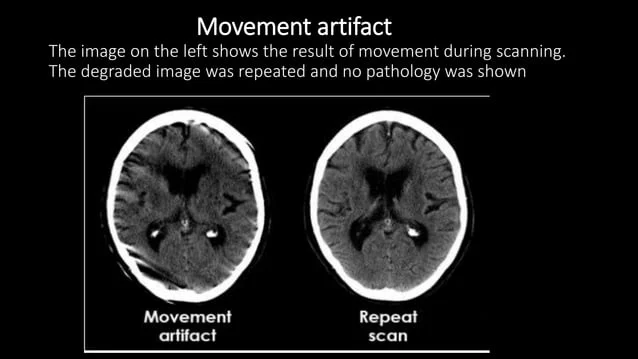
#> input picture research/ct-artifact-34-638.png, 638 x 359 px, found by its file name
$ jupyter execute --allow-errors Pre_Processing.ipynb
#> lines starting #> are read from the running program, lines starting #| are printed output that depends on the picture; after the words box and inside, x2 and y2 are one past the last pixel; in counts of white or black regions, pixels touching at a corner belong together
[cell 1]
# !pip install tensorflow -q

[cell 2]
# !pip install matplotlib -q

[cell 3]
# !pip install pandas -q

[cell 4]
import os
os.environ["TF_CPP_MIN_LOG_LEVEL"] = "2"
import tensorflow as tf
from tensorflow import keras
from tensorflow.keras import layers
from tensorflow.keras.preprocessing.image import ImageDataGenerator

[cell 5]
import matplotlib.pyplot as plt

### Loading the Dataset

[cell 6]
# Define your parameters here
batch_size = 32
img_height = 256
img_width = 256

# Use the correct local or mounted path
directory_train = 'C:/Users/admin/Desktop/Project/Dataset/Training'

#> (the rest of this cell did not finish here and is left out)

[cell 7]
# Define your parameters here
batch_size = 32
img_height = 256
img_width = 256

# Use the correct local or mounted path
directory_test = 'C:/Users/admin/Desktop/Project/Dataset/Testing'

#> (the rest of this cell did not finish here and is left out)

[cell 8]
import matplotlib.pyplot as plt

# [16 lines left out: function show_batch, not called in this run]

#> (a cell that did not finish here is left out)

[cell 10]
import os

def count_images_in_each_label(directory):
    # Initialize a dictionary to hold the count of images per label
    label_counts = {}

    # List all items in the directory
    for label in os.listdir(directory):
        # Construct the path to the label's directory
        label_dir = os.path.join(directory, label)

        # Check if the path is indeed a directory
        if os.path.isdir(label_dir):
            # Count the number of image files in the directory
            num_images = len([name for name in os.listdir(label_dir) if os.path.isfile(os.path.join(label_dir, name))])
            label_counts[label] = num_images

    return label_counts

# Use the correct local or mounted path
directory_test = 'C:/Users/admin/Desktop/Project/Dataset/Training'

# Get the count of images in each label
#> (the rest of this cell did not finish here and is left out)

#> (a cell that did not finish here is left out)

### Getting dataset to a dataframe

[cell 12]
import os
import pandas as pd

def dataset_directory_to_dataframe(directory):
    """
    Converts a dataset directory into a DataFrame containing file paths and class labels.

    Args:
    - directory: Path to the dataset directory. Assumes subdirectories represent class names.

    Returns:
    - df: A DataFrame with columns 'ClassPath' for file paths, 'Class' for numerical labels,
          and 'ClassName' for class names.
    """
    class_names = sorted(os.listdir(directory))  # Sorted to ensure alphabetical order
    file_paths = []
    labels = []

    # Iterate over each class directory
    for label, class_name in enumerate(class_names):
        class_dir = os.path.join(directory, class_name)
        if not os.path.isdir(class_dir):
            continue
        # Iterate over each image file
        for file_name in os.listdir(class_dir):
            file_path = os.path.join(class_dir, file_name)
            if os.path.isfile(file_path):
                file_paths.append(file_path)  # Collect file paths
                labels.append(label)  # Collect corresponding labels as integers

    # Create DataFrame
    df = pd.DataFrame({'ClassPath': file_paths, 'Class': labels})
    # Map integer labels to class names
    df['ClassName'] = df['Class'].map(lambda x: class_names[x])

    return df

#> (a cell that did not finish here is left out)

# Preprocessing

**Remove white artifacts**

[cell 14]
# [26 lines left out: function remove_white_text_artifacts_tf, not called in this run]


# Applying the function to the dataset
#> (the rest of this cell did not finish here and is left out)

[cell 15]
def load_and_preprocess_image(image_path, img_height, img_width):
    """
    Load an image from a file path and preprocess it by resizing.

    Args:
    - image_path: Path to the image file.
    - img_height: Desired image height after resizing.
    - img_width: Desired image width after resizing.

    Returns:
    - image: A TensorFlow tensor representing the loaded and resized image.
    """
    # Read the image file
    img_raw = tf.io.read_file(image_path)

    # Decode the image
    image = tf.image.decode_image(img_raw, channels=3)

    # Convert image to floating point values in the range [0, 1]
    image = tf.image.convert_image_dtype(image, tf.float32)

    # Resize the image
    image = tf.image.resize(image, [img_height, img_width])

    return image

[cell 16]
# [14 lines left out: function display_image_tensor, not called in this run]

# Remove Artifacts

[cell 17]
import cv2
import matplotlib.pyplot as plt

def inpaint_image(image_path):
    """
    Reads an image from the specified path, applies thresholding to create a mask,
    and then inpaints the image to fill areas defined by the mask.

    Args:
    - image_path: Path to the input image.

    Returns:
    - dst: The inpainted image.
    """
    # Read the image
    img = cv2.imread(image_path)
#> img is the input picture: shape (359, 638, 3); mean B, G, R 29, 29, 29

    # Ensure the image was loaded (img is not None)
    if img is None:
        raise ValueError("Image not found or path is incorrect")

    # Convert the image to grayscale for thresholding
    gray_img = cv2.cvtColor(img, cv2.COLOR_BGR2GRAY)

    # Apply thresholding to create a mask
    _, mask = cv2.threshold(gray_img, 210, 255, cv2.THRESH_BINARY)
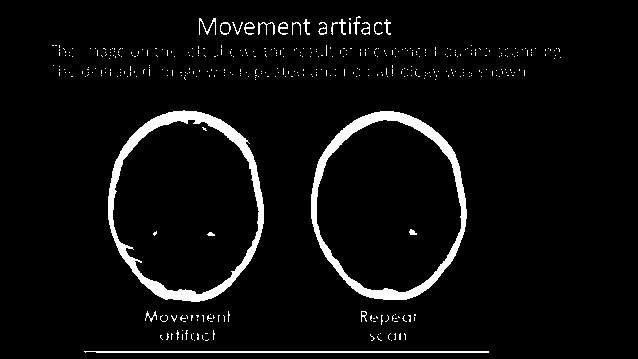
#> mask: shape (359, 638); 4.8% white; 436 white regions (413 under 20 px), largest, box (x1, y1, x2, y2) and area: (108, 110, 264, 302) 4214, (311, 111, 467, 300) 4005, (84, 351, 489, 353) 799

    # Inpaint the original image using the mask
    dst = cv2.inpaint(img, mask, 7, cv2.INPAINT_NS)
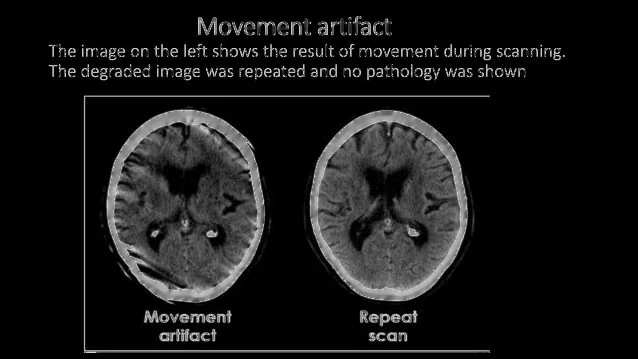
#> dst: shape (359, 638, 3); mean B, G, R 23.6, 23.6, 23.6

    return dst

[cell 18]
# Use the function and provide the path to your image
image_path = 'C:/Users/admin/Desktop/Project/project-tumor-detection/research/ct-artifact-34-638.png'
inpainted_image = inpaint_image(image_path)

[cell 19]
import matplotlib.pyplot as plt
import cv2

def display_image_from_path(image_path):
    """
    Reads and displays an image from the given path.

    Args:
    - image_path: Path to the image file.
    """
    # Read the image using OpenCV
    img = cv2.imread(image_path)

    # Check if the image was successfully loaded
    if img is None:
        print("Failed to load image.")
        return

    # Convert the image from BGR (OpenCV's format) to RGB (matplotlib's format)
    img_rgb = cv2.cvtColor(img, cv2.COLOR_BGR2RGB)

    # Display the image using matplotlib
    plt.imshow(img_rgb)
    plt.axis('off')  # Hide axis
    plt.show()

# Example usage
image_path = 'C:/Users/admin/Desktop/Project/project-tumor-detection/research/ct-artifact-34-638.png'
display_image_from_path(image_path)

[cell 20]
# Display the inpainted image using matplotlib
plt.imshow(cv2.cvtColor(inpainted_image, cv2.COLOR_BGR2RGB))
plt.axis('off')  # Hide axis
plt.show()

[cell 21]
# !pip install tensorflow-addons -q

[cell 22]
# Example usage
image_path = 'C:/Users/admin/Desktop/Project/project-tumor-detection/research/ct-artifact-34-638.png'
img_height = 256
img_width = 256
#> (the rest of this cell did not finish here and is left out)


# If you want to inspect the image tensor, for example, to verify its shape
print(image_tensor.shape)  # Output: (256, 256, 3)

#> (a cell that did not finish here is left out)

#> (a cell that did not finish here is left out)

#> (a cell that did not finish here is left out)

[cell 26]
# [28 lines left out: function remove_artifacts_tf, not called in this run]

[cell 27]
# Example usage
image_path = 'C:/Users/admin/Desktop/Project/project-tumor-detection/research/CT-Image-with-artifacts.jpg'
img_height = 256
img_width = 256
#> (the rest of this cell did not finish here and is left out)
